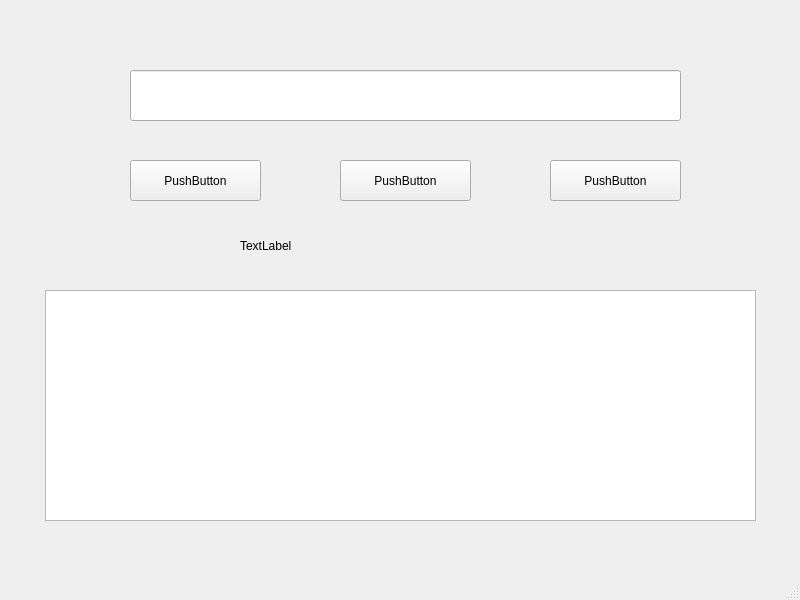
<?xml version="1.0" encoding="UTF-8"?>
<ui version="4.0">
 <class>MainWindow</class>
 <widget class="QMainWindow" name="MainWindow">
  <property name="geometry">
   <rect>
    <x>0</x>
    <y>0</y>
    <width>800</width>
    <height>600</height>
   </rect>
  </property>
  <property name="windowTitle">
   <string>MainWindow</string>
  </property>
  <widget class="QWidget" name="centralwidget">
   <widget class="QLineEdit" name="lineEditInput">
    <property name="geometry">
     <rect>
      <x>130</x>
      <y>70</y>
      <width>551</width>
      <height>51</height>
     </rect>
    </property>
   </widget>
   <widget class="QPushButton" name="pushButtonEnqueue">
    <property name="geometry">
     <rect>
      <x>130</x>
      <y>160</y>
      <width>131</width>
      <height>41</height>
     </rect>
    </property>
    <property name="text">
     <string>PushButton</string>
    </property>
   </widget>
   <widget class="QPushButton" name="pushButtonDequeue">
    <property name="geometry">
     <rect>
      <x>340</x>
      <y>160</y>
      <width>131</width>
      <height>41</height>
     </rect>
    </property>
    <property name="text">
     <string>PushButton</string>
    </property>
   </widget>
   <widget class="QPushButton" name="pushButtonClear">
    <property name="geometry">
     <rect>
      <x>550</x>
      <y>160</y>
      <width>131</width>
      <height>41</height>
     </rect>
    </property>
    <property name="text">
     <string>PushButton</string>
    </property>
   </widget>
   <widget class="QLabel" name="labelStatus">
    <property name="geometry">
     <rect>
      <x>240</x>
      <y>230</y>
      <width>301</width>
      <height>31</height>
     </rect>
    </property>
    <property name="text">
     <string>TextLabel</string>
    </property>
   </widget>
   <widget class="QGraphicsView" name="graphicsView">
    <property name="geometry">
     <rect>
      <x>45</x>
      <y>290</y>
      <width>711</width>
      <height>231</height>
     </rect>
    </property>
   </widget>
  </widget>
  <widget class="QMenuBar" name="menubar">
   <property name="geometry">
    <rect>
     <x>0</x>
     <y>0</y>
     <width>800</width>
     <height>25</height>
    </rect>
   </property>
  </widget>
  <widget class="QStatusBar" name="statusbar"/>
 </widget>
 <resources/>
 <connections/>
</ui>
